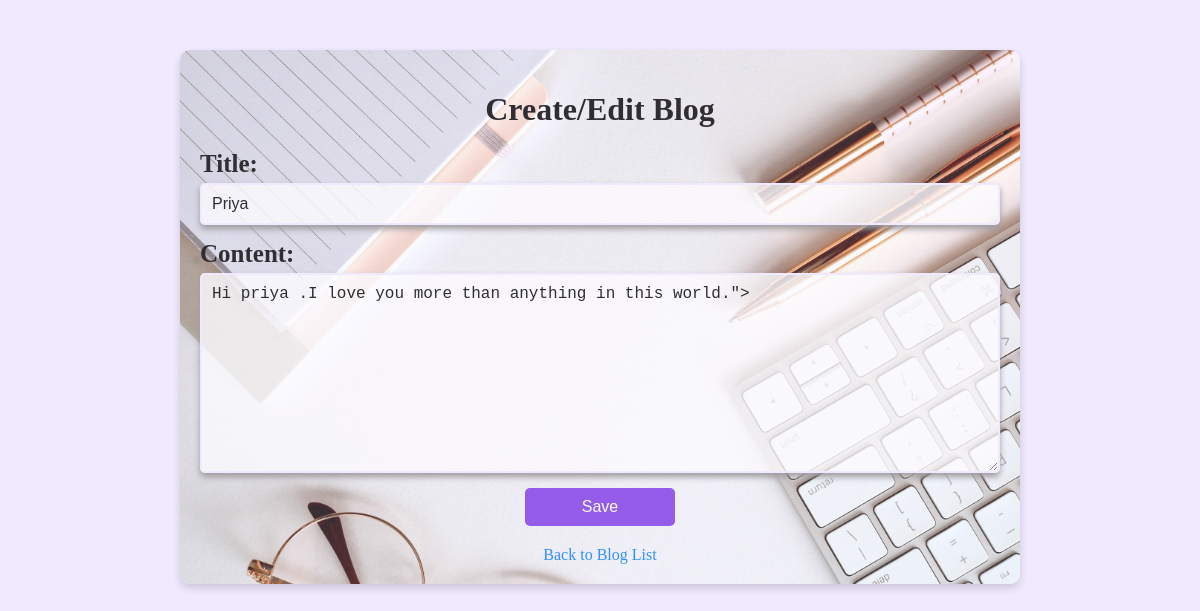
The page /blog_update/9/ (signed in) on the database its author committed.
### nav/models.py (models this page shows, shortened)
class Blog(models.Model):
  title = models.CharField(max_length=100, verbose_name="Title",blank=True,null=True)
  content= models.TextField()
  created_at = models.DateTimeField(auto_now_add=True)
  like_count = models.IntegerField(default=0)

### nav/views.py (the view)
# urls.py: path('blog_update/<int:blog_id>/',views.blog_update,name='blog_update'),
@login_required
def blog_update(request,blog_id):
  blog=get_object_or_404(Blog,pk=blog_id)
  if(request.method=='POST'):
    form=BlogForm(request.POST,instance=blog) #instance is used to update the existing blog
    if(form.is_valid()):
       form.save()
       return redirect('blog_detail',blog_id=blog_id)
  else:
      form=BlogForm(instance=blog)
  return render(request,'nav/blog_form.html',{'form':form})

### nav/forms.py
class BlogForm(forms.ModelForm):
  class Meta:
    model=Blog
    fields=['title','content']

### nav/templates/nav/blog_form.html (shortened to what this page needs)
{%load static%}
<!DOCTYPE html>
<html>
  <head>
  </head>
  <body>
    {% load static %}
    <div class="container">
      <h1>Create/Edit Blog</h1>
      <form method="post">
        <label for="title">Title:</label>
        <input type="text" id="title" name="title" value="{{ form.title.value|default_if_none:'' }}">
        <label for="content">Content:</label>
        <textarea id="content" name="content">{{ form.content.value|default_if_none:'' }}"></textarea>
        <button type="submit">Save</button>
      </form>
      <a class="back-link" href="{% url 'blog_list' %}">Back to Blog List</a>
    </div>
  </body>
</html>

### rows shown on the page
Blog: title "Priya", content "Hi priya .I love you more than anything in this world.\">"
